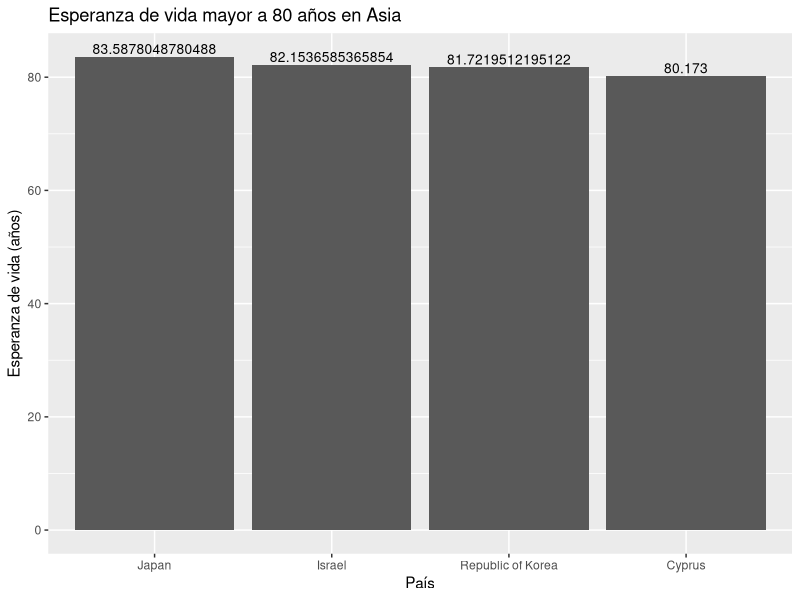
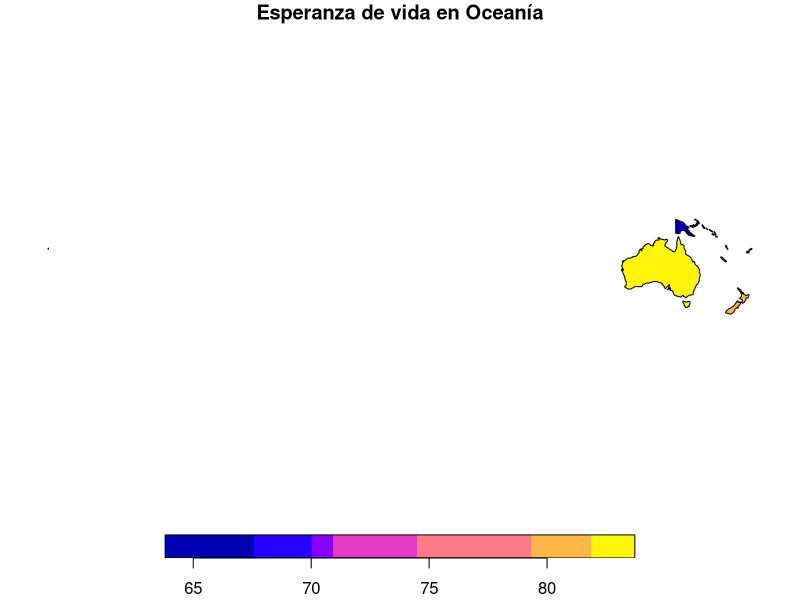
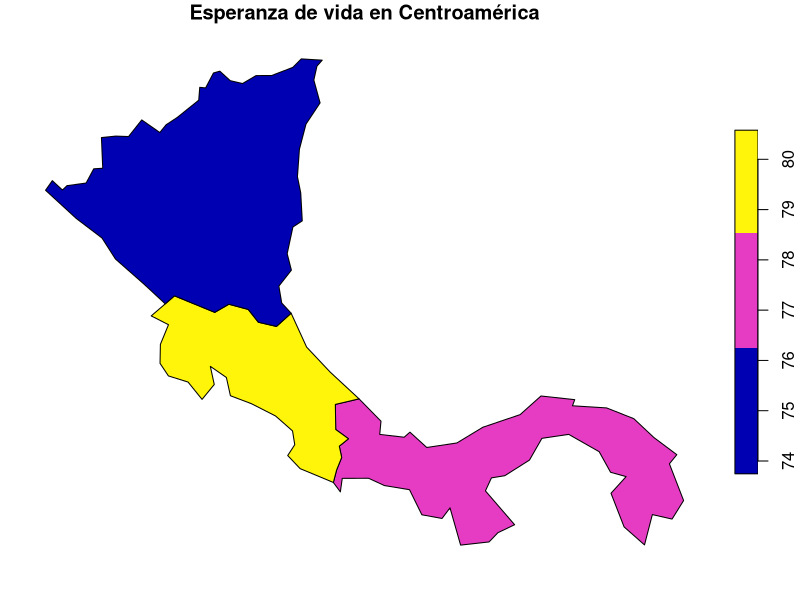
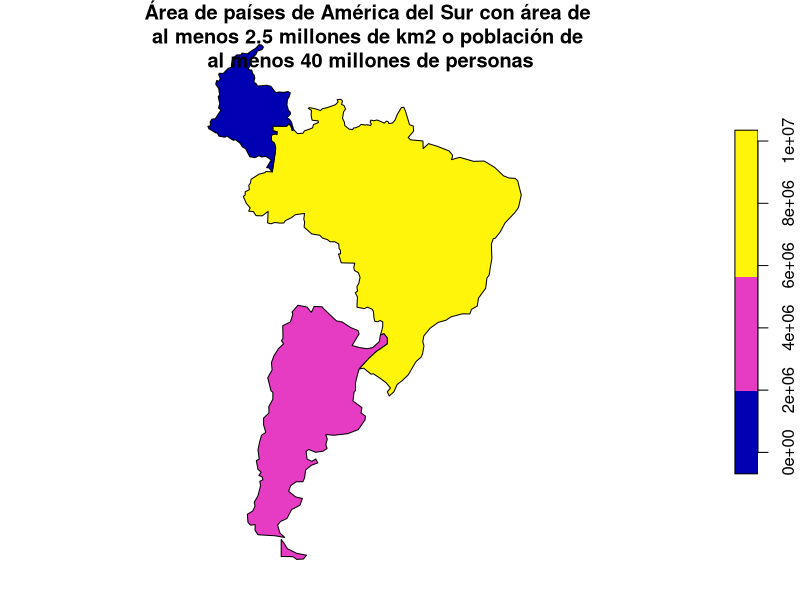
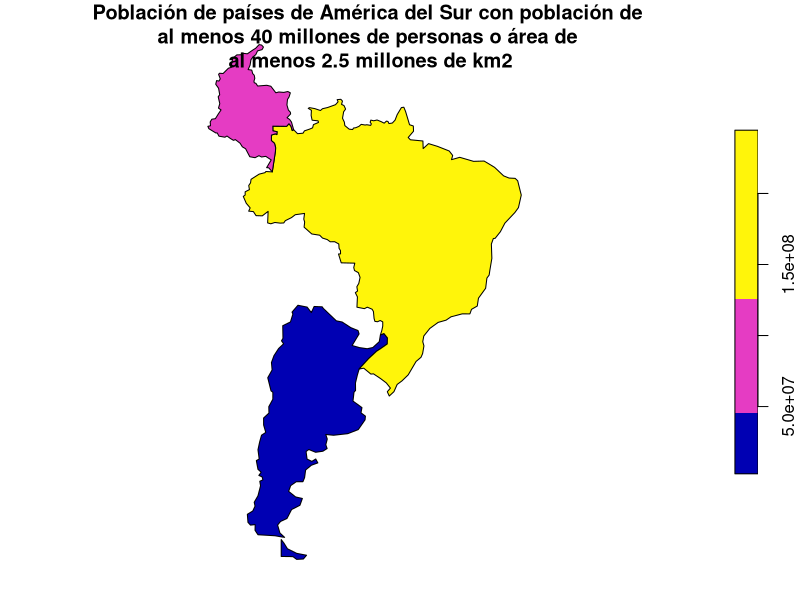
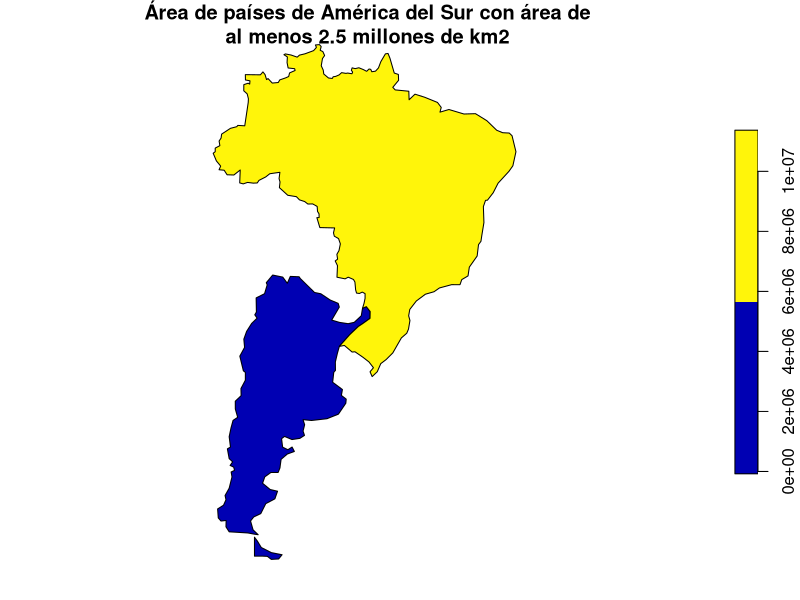
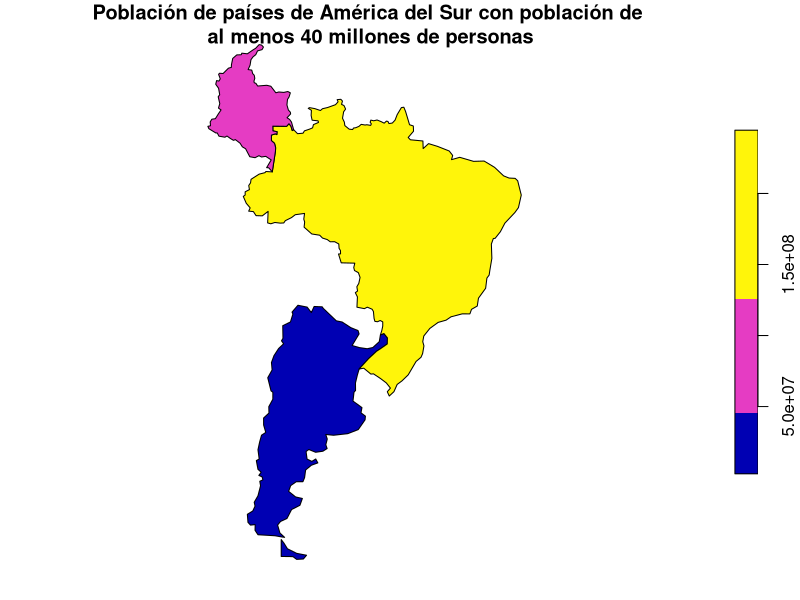

The R source for these figures, in order:
## ---- chunk 1
knitr::opts_chunk$set(echo = TRUE)
## ---- chunk 2
# Paquete para generación de documentos (ej. HTML)
library(knitr)
# Paquete para formateo de tablas
library(kableExtra)
# Paquete de graficación
library(ggplot2)
# Paquete de manejo de datos geoespaciales vectoriales
library(sf)
# Paquete con conjuntos de datos geoespaciales
library(spData)
## ---- chunk 3
names(world)
## ---- chunk 4
kable(
  world[1:10, 1:5, drop = TRUE], 
  caption="Datos demográficos de los países del mundo"
)
## ---- chunk 5
kable(
  world[1:10, c("name_long","continent","pop","lifeExp","gdpPercap"), drop = TRUE], 
  col.names=c("País","Continente","Población","Esperanza de vida","Renta per cápita"),  
  caption="Datos demográficos de los países del mundo"
)
## ---- chunk 6
# Se extraen las observaciones ordenadas por orden alfabético de país
world.orden <- order(world$name_long)
# Se genera un nuevo data frame ordenado
world.ordenadoxpais <- world[world.orden,]
# Se formatea la tabla con el nuevo data frame
kable(
  world.ordenadoxpais[, c("name_long","continent","pop","lifeExp","gdpPercap"), drop = TRUE], 
  col.names=c("País","Continente","Población","Esperanza de vida","Renta per cápita"),  
  caption="Datos demográficos de los países del mundo"
) %>%
kable_styling() %>%
scroll_box(
  width = "800px", 
  height = "500px", 
  fixed_thead = TRUE
)
## ---- chunk 7
# Se extraen las observaciones correspondientes a los países de Centroamérica
centro_america = world[world$name_long == "Belize" |
                       world$name_long == "Guatemala" |
                       world$name_long == "Honduras" |
                       world$name_long == "El Salvador" |
                       world$name_long == "Nicaragua" |
                       world$name_long == "Costa Rica" |
                       world$name_long == "Panama"
                       , ]
# Se formatea la tabla con el nuevo data frame
kable(
  centro_america[, c("name_long","continent","pop","lifeExp","gdpPercap"), drop = TRUE], 
  col.names=c("País","Continente","Población","Esperanza de vida","Renta per cápita"),  
  caption="Datos demográficos de los países de Centroamérica"
) %>%
kable_styling()

## ---- chunk 8
paises_asiaconNA = world[world$continent == "Asia" &
                    world$lifeExp >= 80  
                                                    ,]

paises_asia <- na.omit(paises_asiaconNA)

# Se formatea la tabla con el nuevo data frame
kable(
  paises_asia[, c("name_long","lifeExp"), drop = TRUE], 
  col.names=c("País","Esperanza de vida"),  
  caption="Datos de esperanza de vida de los países de Asia",
  
) %>%
kable_styling() 


## ---- chunk 9


#se genera grafico de barras
ggplot(paises_asia, aes(x=reorder(name_long, -lifeExp), y=    lifeExp)) +
  ggtitle("Esperanza de vida mayor a 80 años en Asia") +
  xlab("País") + 
  ylab("Esperanza de vida (años)") +  
  geom_col() +
  geom_text(aes(label=  lifeExp), vjust=-0.3, size=3.5)

## ---- chunk 10
paises_oceania = world[world$continent == "Oceania" ,]

plot(
  paises_oceania["lifeExp"], 
  main="Esperanza de vida en Oceanía"
)

## ---- chunk 11
paises_centroamerica = centro_america[centro_america$lifeExp >= 74  
                                                    ,]

plot(
  paises_centroamerica["lifeExp"], 
  main="Esperanza de vida en Centroamérica"
)


## ---- chunk 12
#se extraen paises de Suramerica
paises_suramerica = world[world$continent == "South America"                            ,]

#data frame con filtro de area o población

paises_saareaypop = paises_suramerica[ paises_suramerica$area_km2 >= 2500000  |   paises_suramerica$pop >= 40000000                ,]

#plot de área
plot(
  paises_saareaypop["area_km2"], 
  main="
  
  Área de países de América del Sur con área de 
  al menos 2.5 millones de km2 o población de 
  al menos 40 millones de personas"
)

#plot de población
plot(
  paises_saareaypop["pop"], 
  main="
  
  Población de países de América del Sur con población de 
  al menos 40 millones de personas o área de 
  al menos 2.5 millones de km2"
)


## ---- chunk 13


#Data frame con filtro de área
paisesSAarea=paises_suramerica[paises_suramerica$area_km2 >= 2500000 ,]
#plot de área
plot(
  paisesSAarea["area_km2"], 
  main="
  Área de países de América del Sur con área de 
  al menos 2.5 millones de km2 "
)
# data frame con filtro de población
paisesSApop=paises_suramerica[paises_suramerica$pop >= 40000000 ,]
#plot de población
plot(
  paisesSApop["pop"], 
  main="
  Población de países de América del Sur con población de 
  al menos 40 millones de personas"
)
